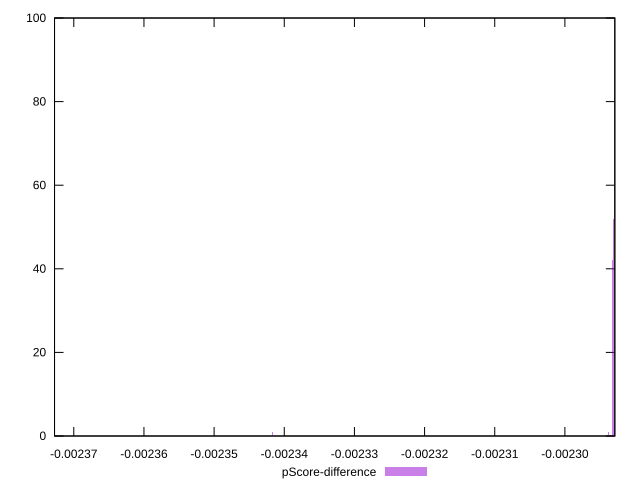

This chart was generated by the following gnuplot code:
reset

$pScoreDifference <<EOF
-0.002341722320308172 1
-0.0023727148752813692 1
-0.002293261234350082 42
-0.002293073400683578 52
-0.0022928855670170736 3
-0.002293824735349595 1
EOF

set key outside below
set boxwidth 1.8783366650422492e-7
set xrange [-0.0023727449757372093:-0.002292883864591269]
set yrange [0:100]
set trange [0:100]
set style fill transparent solid 0.5 noborder
set terminal svg size 640, 490 enhanced background rgb 'white'
set output "report/report_00029_2021-02-24T13-36-40.390Z/uses-long-cache-ttl/samples/astro/pScore-difference/histogram.svg"

plot $pScoreDifference title "pScore-difference" with boxes

reset
